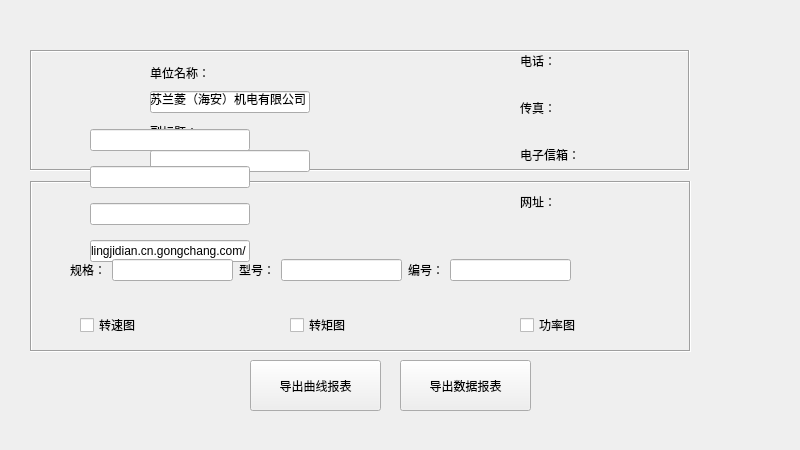
<?xml version="1.0" encoding="UTF-8"?>
<ui version="4.0">
 <class>pdfHeaderEdit</class>
 <widget class="QWidget" name="pdfHeaderEdit">
  <property name="geometry">
   <rect>
    <x>0</x>
    <y>0</y>
    <width>800</width>
    <height>450</height>
   </rect>
  </property>
  <property name="windowTitle">
   <string>Form</string>
  </property>
  <widget class="QLabel" name="label">
   <property name="geometry">
    <rect>
     <x>30</x>
     <y>50</y>
     <width>660</width>
     <height>121</height>
    </rect>
   </property>
   <property name="frameShape">
    <enum>QFrame::Box</enum>
   </property>
   <property name="frameShadow">
    <enum>QFrame::Sunken</enum>
   </property>
   <property name="text">
    <string/>
   </property>
  </widget>
  <widget class="QLabel" name="label_8">
   <property name="geometry">
    <rect>
     <x>30</x>
     <y>181</y>
     <width>661</width>
     <height>171</height>
    </rect>
   </property>
   <property name="frameShape">
    <enum>QFrame::Box</enum>
   </property>
   <property name="frameShadow">
    <enum>QFrame::Sunken</enum>
   </property>
   <property name="text">
    <string/>
   </property>
  </widget>
  <widget class="QWidget" name="verticalLayoutWidget">
   <property name="geometry">
    <rect>
     <x>150</x>
     <y>60</y>
     <width>160</width>
     <height>112</height>
    </rect>
   </property>
   <layout class="QVBoxLayout" name="V3">
    <item>
     <widget class="QLabel" name="label_2">
      <property name="text">
       <string>单位名称：</string>
      </property>
     </widget>
    </item>
    <item>
     <widget class="QLineEdit" name="companyEdit">
      <property name="focusPolicy">
       <enum>Qt::StrongFocus</enum>
      </property>
      <property name="text">
       <string>江苏兰菱（海安）机电有限公司</string>
      </property>
     </widget>
    </item>
    <item>
     <widget class="QLabel" name="label_7">
      <property name="text">
       <string>副标题：</string>
      </property>
     </widget>
    </item>
    <item>
     <widget class="QLineEdit" name="subTitleEdit">
      <property name="focusPolicy">
       <enum>Qt::StrongFocus</enum>
      </property>
     </widget>
    </item>
   </layout>
  </widget>
  <widget class="QWidget" name="verticalLayoutWidget_2">
   <property name="geometry">
    <rect>
     <x>520</x>
     <y>40</y>
     <width>160</width>
     <height>182</height>
    </rect>
   </property>
   <layout class="QVBoxLayout" name="V1">
    <item>
     <widget class="QLabel" name="label_4">
      <property name="text">
       <string>电话：</string>
      </property>
     </widget>
    </item>
    <item>
     <widget class="QLabel" name="label_3">
      <property name="text">
       <string>传真：</string>
      </property>
     </widget>
    </item>
    <item>
     <widget class="QLabel" name="label_5">
      <property name="text">
       <string>电子信箱：</string>
      </property>
     </widget>
    </item>
    <item>
     <widget class="QLabel" name="label_6">
      <property name="text">
       <string>网址：</string>
      </property>
     </widget>
    </item>
   </layout>
  </widget>
  <widget class="QWidget" name="verticalLayoutWidget_3">
   <property name="geometry">
    <rect>
     <x>90</x>
     <y>120</y>
     <width>160</width>
     <height>151</height>
    </rect>
   </property>
   <layout class="QVBoxLayout" name="V2">
    <item>
     <widget class="QLineEdit" name="telEdit">
      <property name="focusPolicy">
       <enum>Qt::StrongFocus</enum>
      </property>
     </widget>
    </item>
    <item>
     <widget class="QLineEdit" name="faxEdit">
      <property name="focusPolicy">
       <enum>Qt::StrongFocus</enum>
      </property>
     </widget>
    </item>
    <item>
     <widget class="QLineEdit" name="mailEdit">
      <property name="focusPolicy">
       <enum>Qt::StrongFocus</enum>
      </property>
     </widget>
    </item>
    <item>
     <widget class="QLineEdit" name="websiteEdit">
      <property name="focusPolicy">
       <enum>Qt::StrongFocus</enum>
      </property>
      <property name="text">
       <string>lanlingjidian.cn.gongchang.com/</string>
      </property>
     </widget>
    </item>
   </layout>
  </widget>
  <widget class="QWidget" name="horizontalLayoutWidget">
   <property name="geometry">
    <rect>
     <x>70</x>
     <y>230</y>
     <width>501</width>
     <height>80</height>
    </rect>
   </property>
   <layout class="QHBoxLayout" name="horizontalLayout">
    <item>
     <widget class="QLabel" name="label_9">
      <property name="text">
       <string>规格：</string>
      </property>
     </widget>
    </item>
    <item>
     <widget class="QLineEdit" name="sizeEdit">
      <property name="focusPolicy">
       <enum>Qt::StrongFocus</enum>
      </property>
     </widget>
    </item>
    <item>
     <widget class="QLabel" name="label_10">
      <property name="text">
       <string>型号：</string>
      </property>
     </widget>
    </item>
    <item>
     <widget class="QLineEdit" name="typeNoEdit">
      <property name="focusPolicy">
       <enum>Qt::StrongFocus</enum>
      </property>
     </widget>
    </item>
    <item>
     <widget class="QLabel" name="label_11">
      <property name="text">
       <string>编号：</string>
      </property>
     </widget>
    </item>
    <item>
     <widget class="QLineEdit" name="NoEdit">
      <property name="focusPolicy">
       <enum>Qt::StrongFocus</enum>
      </property>
     </widget>
    </item>
   </layout>
  </widget>
  <widget class="myButton" name="exportButton">
   <property name="geometry">
    <rect>
     <x>250</x>
     <y>360</y>
     <width>131</width>
     <height>51</height>
    </rect>
   </property>
   <property name="focusPolicy">
    <enum>Qt::TabFocus</enum>
   </property>
   <property name="text">
    <string>导出曲线报表</string>
   </property>
  </widget>
  <widget class="myCheckBox" name="check1">
   <property name="geometry">
    <rect>
     <x>80</x>
     <y>310</y>
     <width>80</width>
     <height>30</height>
    </rect>
   </property>
   <property name="focusPolicy">
    <enum>Qt::TabFocus</enum>
   </property>
   <property name="text">
    <string>转速图</string>
   </property>
  </widget>
  <widget class="myCheckBox" name="check2">
   <property name="geometry">
    <rect>
     <x>290</x>
     <y>310</y>
     <width>80</width>
     <height>30</height>
    </rect>
   </property>
   <property name="focusPolicy">
    <enum>Qt::TabFocus</enum>
   </property>
   <property name="text">
    <string>转矩图</string>
   </property>
  </widget>
  <widget class="myCheckBox" name="check3">
   <property name="geometry">
    <rect>
     <x>520</x>
     <y>310</y>
     <width>80</width>
     <height>30</height>
    </rect>
   </property>
   <property name="focusPolicy">
    <enum>Qt::TabFocus</enum>
   </property>
   <property name="text">
    <string>功率图</string>
   </property>
  </widget>
  <widget class="myButton" name="exportDataChartButton">
   <property name="geometry">
    <rect>
     <x>400</x>
     <y>360</y>
     <width>131</width>
     <height>51</height>
    </rect>
   </property>
   <property name="text">
    <string>导出数据报表</string>
   </property>
  </widget>
  <widget class="QLabel" name="ret">
   <property name="geometry">
    <rect>
     <x>250</x>
     <y>410</y>
     <width>281</width>
     <height>31</height>
    </rect>
   </property>
   <property name="text">
    <string/>
   </property>
   <property name="alignment">
    <set>Qt::AlignCenter</set>
   </property>
  </widget>
  <widget class="QLabel" name="logo">
   <property name="geometry">
    <rect>
     <x>40</x>
     <y>60</y>
     <width>155</width>
     <height>101</height>
    </rect>
   </property>
   <property name="styleSheet">
    <string notr="true"/>
   </property>
   <property name="text">
    <string/>
   </property>
  </widget>
 </widget>
 <customwidgets>
  <customwidget>
   <class>myButton</class>
   <extends>QPushButton</extends>
   <header>mybutton.h</header>
  </customwidget>
  <customwidget>
   <class>myCheckBox</class>
   <extends>QCheckBox</extends>
   <header>mycheckbox.h</header>
  </customwidget>
 </customwidgets>
 <tabstops>
  <tabstop>subTitleEdit</tabstop>
  <tabstop>telEdit</tabstop>
  <tabstop>faxEdit</tabstop>
  <tabstop>mailEdit</tabstop>
  <tabstop>websiteEdit</tabstop>
  <tabstop>sizeEdit</tabstop>
  <tabstop>typeNoEdit</tabstop>
  <tabstop>NoEdit</tabstop>
  <tabstop>check1</tabstop>
  <tabstop>check2</tabstop>
  <tabstop>check3</tabstop>
  <tabstop>exportButton</tabstop>
 </tabstops>
 <resources/>
 <connections/>
</ui>
